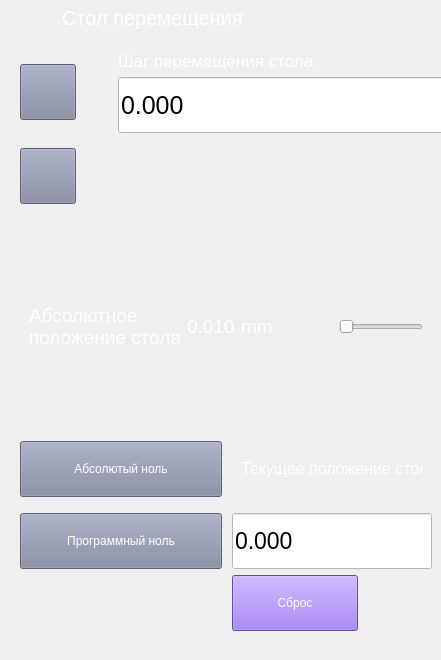
       <widget class="QFrame" name="frame_29">
        <property name="minimumSize">
         <size>
          <width>441</width>
          <height>660</height>
         </size>
        </property>
        <property name="maximumSize">
         <size>
          <width>441</width>
          <height>166666</height>
         </size>
        </property>
        <property name="frameShape">
         <enum>QFrame::NoFrame</enum>
        </property>
        <property name="frameShadow">
         <enum>QFrame::Raised</enum>
        </property>
        <property name="lineWidth">
         <number>0</number>
        </property>
        <layout class="QGridLayout" name="gridLayout_16">
         <property name="leftMargin">
          <number>20</number>
         </property>
         <property name="topMargin">
          <number>0</number>
         </property>
         <property name="rightMargin">
          <number>0</number>
         </property>
         <item row="0" column="1">
          <widget class="QLabel" name="label_9">
           <property name="sizePolicy">
            <sizepolicy hsizetype="Preferred" vsizetype="Preferred">
             <horstretch>0</horstretch>
             <verstretch>0</verstretch>
            </sizepolicy>
           </property>
           <property name="font">
            <font>
             <pointsize>15</pointsize>
            </font>
           </property>
           <property name="styleSheet">
            <string notr="true">color: rgb(255, 255, 255);</string>
           </property>
           <property name="text">
            <string>Стол перемещения</string>
           </property>
           <property name="alignment">
            <set>Qt::AlignLeading|Qt::AlignLeft|Qt::AlignVCenter</set>
           </property>
          </widget>
         </item>
         <item row="0" column="0">
          <widget class="QFrame" name="frame_23">
           <property name="minimumSize">
            <size>
             <width>36</width>
             <height>36</height>
            </size>
           </property>
           <property name="maximumSize">
            <size>
             <width>36</width>
             <height>36</height>
            </size>
           </property>
           <property name="styleSheet">
            <string notr="true"> background-image: url(:/icon_thickness.png) no-repeat center center fixed;</string>
           </property>
           <property name="frameShape">
            <enum>QFrame::NoFrame</enum>
           </property>
           <property name="frameShadow">
            <enum>QFrame::Raised</enum>
           </property>
          </widget>
         </item>
         <item row="0" column="2">
          <widget class="QFrame" name="frame_21">
           <property name="minimumSize">
            <size>
             <width>20</width>
             <height>20</height>
            </size>
           </property>
           <property name="maximumSize">
            <size>
             <width>20</width>
             <height>20</height>
            </size>
           </property>
           <property name="styleSheet">
            <string notr="true">background-image: url(:/Ellipse_green.png) no-repeat center center fixed;</string>
           </property>
           <property name="frameShape">
            <enum>QFrame::NoFrame</enum>
           </property>
           <property name="frameShadow">
            <enum>QFrame::Raised</enum>
           </property>
          </widget>
         </item>
         <item row="1" column="0" colspan="3">
          <widget class="QFrame" name="frame_24">
           <property name="minimumSize">
            <size>
             <width>0</width>
             <height>30</height>
            </size>
           </property>
           <property name="frameShape">
            <enum>QFrame::NoFrame</enum>
           </property>
           <property name="frameShadow">
            <enum>QFrame::Raised</enum>
           </property>
           <layout class="QGridLayout" name="gridLayout_12">
            <property name="leftMargin">
             <number>0</number>
            </property>
            <property name="topMargin">
             <number>0</number>
            </property>
            <property name="rightMargin">
             <number>0</number>
            </property>
            <property name="horizontalSpacing">
             <number>0</number>
            </property>
            <item row="0" column="0">
             <widget class="QPushButton" name="pushButton_up">
              <property name="minimumSize">
               <size>
                <width>56</width>
                <height>56</height>
               </size>
              </property>
              <property name="maximumSize">
               <size>
                <width>56</width>
                <height>56</height>
               </size>
              </property>
              <property name="styleSheet">
               <string notr="true">QPushButton {
	background-color:  #81869F;
	border-color: #81869F;
	color: white;
}
QPushButton:pressed {
	background-color: #E6E7EC;
	color: #81869F;

}</string>
              </property>
              <property name="text">
               <string/>
              </property>
              <property name="icon">
               <iconset resource="source/resource.qrc">
                <normaloff>:/icon arrow double.png</normaloff>:/icon arrow double.png</iconset>
              </property>
              <property name="iconSize">
               <size>
                <width>24</width>
                <height>24</height>
               </size>
              </property>
             </widget>
            </item>
            <item row="0" column="2">
             <widget class="QFrame" name="frame_27">
              <property name="frameShape">
               <enum>QFrame::NoFrame</enum>
              </property>
              <property name="frameShadow">
               <enum>QFrame::Raised</enum>
              </property>
              <layout class="QGridLayout" name="gridLayout_13">
               <item row="0" column="0">
                <widget class="QLabel" name="label_6">
                 <property name="sizePolicy">
                  <sizepolicy hsizetype="Fixed" vsizetype="Preferred">
                   <horstretch>0</horstretch>
                   <verstretch>0</verstretch>
                  </sizepolicy>
                 </property>
                 <property name="font">
                  <font>
                   <pointsize>13</pointsize>
                  </font>
                 </property>
                 <property name="styleSheet">
                  <string notr="true">color: rgb(255, 255, 255);</string>
                 </property>
                 <property name="text">
                  <string>Шаг перемещения стола</string>
                 </property>
                 <property name="alignment">
                  <set>Qt::AlignLeading|Qt::AlignLeft|Qt::AlignVCenter</set>
                 </property>
                </widget>
               </item>
               <item row="1" column="0">
                <widget class="KeypadLineEdit" name="step">
                 <property name="sizePolicy">
                  <sizepolicy hsizetype="Fixed" vsizetype="Fixed">
                   <horstretch>0</horstretch>
                   <verstretch>0</verstretch>
                  </sizepolicy>
                 </property>
                 <property name="minimumSize">
                  <size>
                   <width>331</width>
                   <height>56</height>
                  </size>
                 </property>
                 <property name="maximumSize">
                  <size>
                   <width>331</width>
                   <height>56</height>
                  </size>
                 </property>
                 <property name="font">
                  <font>
                   <pointsize>19</pointsize>
                  </font>
                 </property>
                 <property name="styleSheet">
                  <string notr="true">background-color: rgb(255, 255, 255);</string>
                 </property>
                 <property name="text">
                  <string>0.000</string>
                 </property>
                </widget>
               </item>
              </layout>
             </widget>
            </item>
            <item row="2" column="0" colspan="3">
             <widget class="QFrame" name="frame_4">
              <property name="frameShape">
               <enum>QFrame::NoFrame</enum>
              </property>
              <property name="frameShadow">
               <enum>QFrame::Plain</enum>
              </property>
              <layout class="QGridLayout" name="gridLayout_3">
               <property name="leftMargin">
                <number>0</number>
               </property>
               <item row="6" column="0">
                <spacer name="verticalSpacer_5">
                 <property name="orientation">
                  <enum>Qt::Vertical</enum>
                 </property>
                 <property name="sizeType">
                  <enum>QSizePolicy::Fixed</enum>
                 </property>
                 <property name="sizeHint" stdset="0">
                  <size>
                   <width>20</width>
                   <height>10</height>
                  </size>
                 </property>
                </spacer>
               </item>
               <item row="0" column="0" colspan="3">
                <widget class="QFrame" name="frame_22">
                 <property name="minimumSize">
                  <size>
                   <width>0</width>
                   <height>30</height>
                  </size>
                 </property>
                 <property name="frameShape">
                  <enum>QFrame::NoFrame</enum>
                 </property>
                 <property name="frameShadow">
                  <enum>QFrame::Raised</enum>
                 </property>
                 <layout class="QGridLayout" name="gridLayout_11">
                  <item row="0" column="0">
                   <widget class="QLabel" name="label_3">
                    <property name="sizePolicy">
                     <sizepolicy hsizetype="Fixed" vsizetype="Preferred">
                      <horstretch>0</horstretch>
                      <verstretch>0</verstretch>
                     </sizepolicy>
                    </property>
                    <property name="font">
                     <font>
                      <pointsize>14</pointsize>
                     </font>
                    </property>
                    <property name="styleSheet">
                     <string notr="true">color: rgb(255, 255, 255);</string>
                    </property>
                    <property name="text">
                     <string>Абсолютное
положение стола</string>
                    </property>
                    <property name="alignment">
                     <set>Qt::AlignLeading|Qt::AlignLeft|Qt::AlignVCenter</set>
                    </property>
                   </widget>
                  </item>
                  <item row="0" column="3">
                   <widget class="QSlider" name="horizontalSlider">
                    <property name="sizePolicy">
                     <sizepolicy hsizetype="Fixed" vsizetype="Fixed">
                      <horstretch>0</horstretch>
                      <verstretch>0</verstretch>
                     </sizepolicy>
                    </property>
                    <property name="orientation">
                     <enum>Qt::Horizontal</enum>
                    </property>
                   </widget>
                  </item>
                  <item row="0" column="1">
                   <widget class="QLabel" name="label_abs_">
                    <property name="sizePolicy">
                     <sizepolicy hsizetype="Fixed" vsizetype="Preferred">
                      <horstretch>0</horstretch>
                      <verstretch>0</verstretch>
                     </sizepolicy>
                    </property>
                    <property name="font">
                     <font>
                      <pointsize>14</pointsize>
                     </font>
                    </property>
                    <property name="styleSheet">
                     <string notr="true">color: rgb(255, 255, 255);</string>
                    </property>
                    <property name="text">
                     <string>0.010</string>
                    </property>
                    <property name="alignment">
                     <set>Qt::AlignLeading|Qt::AlignLeft|Qt::AlignVCenter</set>
                    </property>
                   </widget>
                  </item>
                  <item row="0" column="2">
                   <widget class="QLabel" name="label_11">
                    <property name="font">
                     <font>
                      <pointsize>14</pointsize>
                     </font>
                    </property>
                    <property name="styleSheet">
                     <string notr="true">color: rgb(255, 255, 255);</string>
                    </property>
                    <property name="text">
                     <string>mm</string>
                    </property>
                   </widget>
                  </item>
                 </layout>
                </widget>
               </item>
               <item row="7" column="0">
                <widget class="QPushButton" name="pushButton_5">
                 <property name="minimumSize">
                  <size>
                   <width>202</width>
                   <height>56</height>
                  </size>
                 </property>
                 <property name="focusPolicy">
                  <enum>Qt::NoFocus</enum>
                 </property>
                 <property name="styleSheet">
                  <string notr="true">color: rgb(255, 255, 255);
background-color : #81869F
</string>
                 </property>
                 <property name="text">
                  <string>Программный ноль</string>
                 </property>
                </widget>
               </item>
               <item row="7" column="2">
                <widget class="QLineEdit" name="lineEdit_3">
                 <property name="sizePolicy">
                  <sizepolicy hsizetype="Fixed" vsizetype="Fixed">
                   <horstretch>0</horstretch>
                   <verstretch>0</verstretch>
                  </sizepolicy>
                 </property>
                 <property name="minimumSize">
                  <size>
                   <width>185</width>
                   <height>56</height>
                  </size>
                 </property>
                 <property name="font">
                  <font>
                   <pointsize>17</pointsize>
                  </font>
                 </property>
                 <property name="styleSheet">
                  <string notr="true">background-color: rgb(255, 255, 255);</string>
                 </property>
                 <property name="text">
                  <string>0.000</string>
                 </property>
                </widget>
               </item>
               <item row="5" column="0">
                <widget class="QPushButton" name="pushButton_4">
                 <property name="minimumSize">
                  <size>
                   <width>202</width>
                   <height>56</height>
                  </size>
                 </property>
                 <property name="focusPolicy">
                  <enum>Qt::NoFocus</enum>
                 </property>
                 <property name="styleSheet">
                  <string notr="true">color: rgb(255, 255, 255);
background-color : #81869F
</string>
                 </property>
                 <property name="text">
                  <string>Абсолютый ноль</string>
                 </property>
                </widget>
               </item>
               <item row="9" column="2">
                <widget class="QPushButton" name="pushButton_6">
                 <property name="minimumSize">
                  <size>
                   <width>126</width>
                   <height>56</height>
                  </size>
                 </property>
                 <property name="maximumSize">
                  <size>
                   <width>126</width>
                   <height>56</height>
                  </size>
                 </property>
                 <property name="focusPolicy">
                  <enum>Qt::NoFocus</enum>
                 </property>
                 <property name="styleSheet">
                  <string notr="true">QPushButton {
	background-color:  #8B66E8;
border-color: #8B66E8;
color: white;}
QPushButton:pressed {
	background-color: #DDD2F9;
	color: #4D505F;
}</string>
                 </property>
                 <property name="text">
                  <string>Сброс</string>
                 </property>
                </widget>
               </item>
               <item row="5" column="2">
                <widget class="QFrame" name="frame_5">
                 <property name="frameShape">
                  <enum>QFrame::NoFrame</enum>
                 </property>
                 <property name="frameShadow">
                  <enum>QFrame::Raised</enum>
                 </property>
                 <layout class="QGridLayout" name="gridLayout_4">
                  <item row="0" column="0">
                   <widget class="QLabel" name="label_4">
                    <property name="sizePolicy">
                     <sizepolicy hsizetype="Fixed" vsizetype="Fixed">
                      <horstretch>0</horstretch>
                      <verstretch>0</verstretch>
                     </sizepolicy>
                    </property>
                    <property name="font">
                     <font>
                      <pointsize>12</pointsize>
                     </font>
                    </property>
                    <property name="styleSheet">
                     <string notr="true">color: rgb(255, 255, 255);</string>
                    </property>
                    <property name="text">
                     <string>Текущее положение стола</string>
                    </property>
                    <property name="alignment">
                     <set>Qt::AlignLeading|Qt::AlignLeft|Qt::AlignVCenter</set>
                    </property>
                   </widget>
                  </item>
                 </layout>
                </widget>
               </item>
              </layout>
             </widget>
            </item>
            <item row="1" column="0">
             <widget class="QPushButton" name="pushButton_down">
              <property name="minimumSize">
               <size>
                <width>56</width>
                <height>56</height>
               </size>
              </property>
              <property name="maximumSize">
               <size>
                <width>56</width>
                <height>56</height>
               </size>
              </property>
              <property name="styleSheet">
               <string notr="true">QPushButton {
	background-color:  #81869F;
	border-color: #81869F;
	color: white;
}
QPushButton:pressed {
	background-color: #E6E7EC;
	color: #81869F;

}</string>
              </property>
              <property name="text">
               <string/>
              </property>
              <property name="icon">
               <iconset resource="source/resource.qrc">
                <normaloff>:/icon arrow double (1).png</normaloff>:/icon arrow double (1).png</iconset>
              </property>
              <property name="iconSize">
               <size>
                <width>24</width>
                <height>24</height>
               </size>
              </property>
             </widget>
            </item>
           </layout>
          </widget>
         </item>
        </layout>
       </widget>
